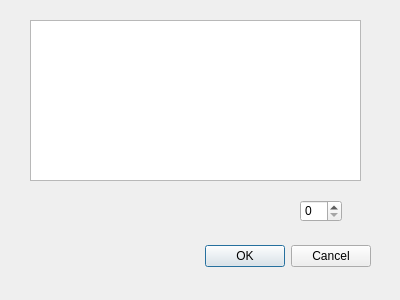
<?xml version="1.0" encoding="UTF-8"?>
<ui version="4.0">
 <class>DialogMuliplyInsert</class>
 <widget class="QDialog" name="DialogMuliplyInsert">
  <property name="geometry">
   <rect>
    <x>0</x>
    <y>0</y>
    <width>400</width>
    <height>300</height>
   </rect>
  </property>
  <property name="windowTitle">
   <string>Dialog</string>
  </property>
  <widget class="QDialogButtonBox" name="buttonBox">
   <property name="geometry">
    <rect>
     <x>30</x>
     <y>240</y>
     <width>341</width>
     <height>32</height>
    </rect>
   </property>
   <property name="orientation">
    <enum>Qt::Horizontal</enum>
   </property>
   <property name="standardButtons">
    <set>QDialogButtonBox::Cancel|QDialogButtonBox::Ok</set>
   </property>
  </widget>
  <widget class="QTextEdit" name="textEdit">
   <property name="geometry">
    <rect>
     <x>30</x>
     <y>20</y>
     <width>331</width>
     <height>161</height>
    </rect>
   </property>
  </widget>
  <widget class="QSpinBox" name="spinBox">
   <property name="geometry">
    <rect>
     <x>300</x>
     <y>200</y>
     <width>42</width>
     <height>22</height>
    </rect>
   </property>
  </widget>
 </widget>
 <resources/>
 <connections>
  <connection>
   <sender>buttonBox</sender>
   <signal>accepted()</signal>
   <receiver>DialogMuliplyInsert</receiver>
   <slot>accept()</slot>
   <hints>
    <hint type="sourcelabel">
     <x>248</x>
     <y>254</y>
    </hint>
    <hint type="destinationlabel">
     <x>157</x>
     <y>274</y>
    </hint>
   </hints>
  </connection>
  <connection>
   <sender>buttonBox</sender>
   <signal>rejected()</signal>
   <receiver>DialogMuliplyInsert</receiver>
   <slot>reject()</slot>
   <hints>
    <hint type="sourcelabel">
     <x>316</x>
     <y>260</y>
    </hint>
    <hint type="destinationlabel">
     <x>286</x>
     <y>274</y>
    </hint>
   </hints>
  </connection>
 </connections>
</ui>
